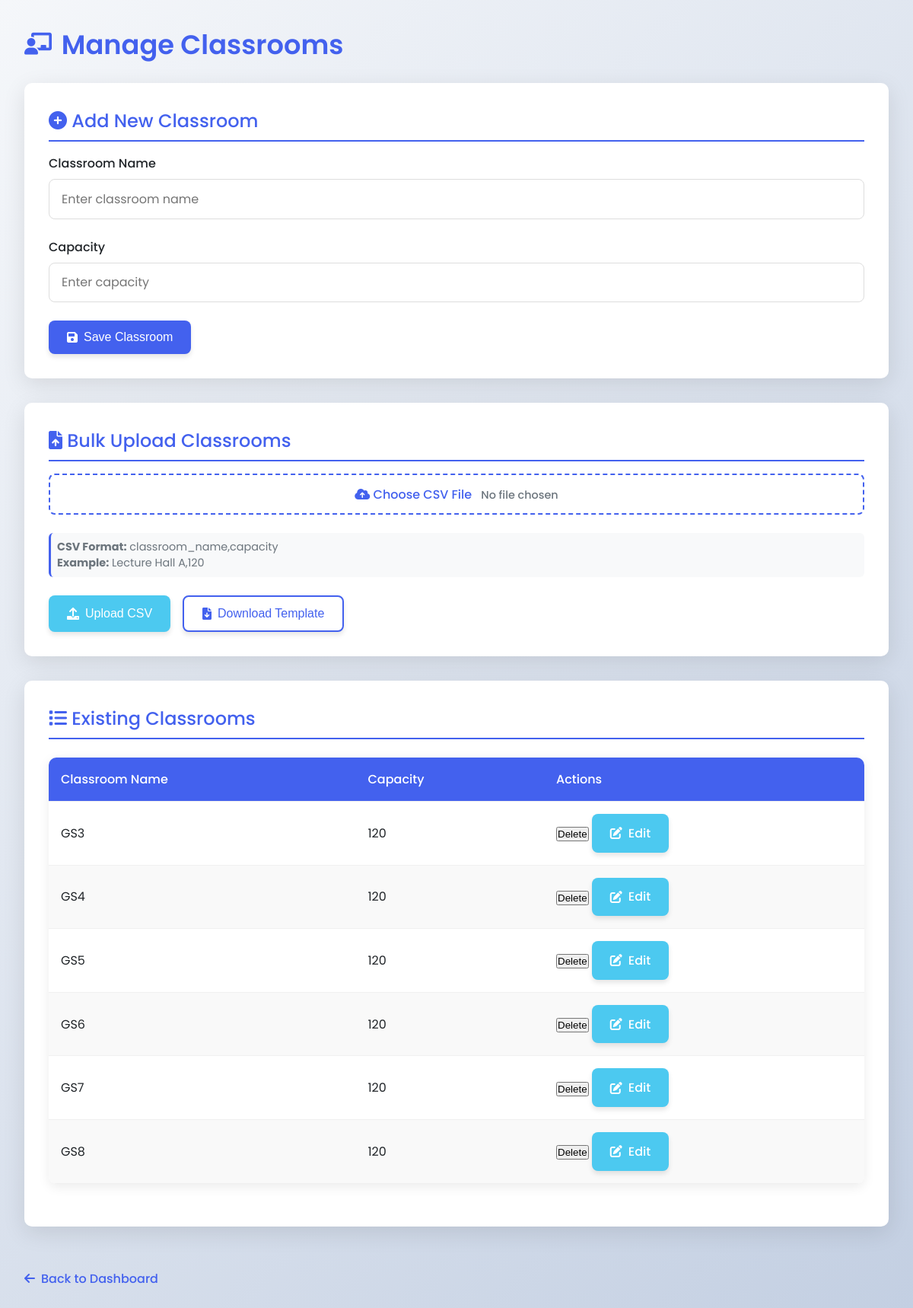
Screenshot of /classrooms/3 with the database file from the repository.
### app.py (models this page shows)
class Classroom(db.Model):
    id = db.Column(db.Integer, primary_key=True)
    name = db.Column(db.String(50), unique=True, nullable=False)
    capacity = db.Column(db.Integer, nullable=False)
    building_id = db.Column(db.Integer, db.ForeignKey('building.id'), nullable=False)

### app.py (the view, shortened to what this page needs)
@app.route('/classrooms/<int:idd>', methods=['GET', 'POST'])
def manage_classrooms(idd):
    classrooms = Classroom.query.filter_by(building_id=idd).all()
    return render_template('classrooms.html', classrooms=classrooms, idd=idd)

### templates/classrooms.html (shortened to what this page needs)
<!DOCTYPE html>
<html lang="en">
<head>
    <link rel="stylesheet" href="https://cdnjs.cloudflare.com/ajax/libs/font-awesome/6.0.0-beta3/css/all.min.css">
</head>
<body>
    <div class="container">
        <h1><i class="fas fa-chalkboard-teacher"></i> Manage Classrooms</h1>
        <div class="card">
            <h2><i class="fas fa-plus-circle"></i> Add New Classroom</h2>
            <form method="POST" enctype="multipart/form-data">
                <div class="form-group">
                    <label for="classroom_name">Classroom Name</label>
                    <input type="text" id="classroom_name" name="name" placeholder="Enter classroom name" required>
                </div>
                <div class="form-group">
                    <label for="classroom_capacity">Capacity</label>
                    <input type="number" id="classroom_capacity" name="capacity" placeholder="Enter capacity" min="1" required>
                </div>
                <div class="btn-group">
                    <button type="submit" class="btn btn-primary">
                        <i class="fas fa-save"></i> Save Classroom
                    </button>
                </div>
            </form>
        </div>
        <div class="card">
            <h2><i class="fas fa-file-upload"></i> Bulk Upload Classrooms</h2>
            <form method="POST" enctype="multipart/form-data">
                <div class="form-group">
                    <label for="file-upload" class="file-label">
                        <i class="fas fa-cloud-upload-alt"></i> Choose CSV File
                        <span id="file-chosen" class="file-name">No file chosen</span>
                    </label>
                    <div class="instructions">
                        <p><strong>CSV Format:</strong> classroom_name,capacity</p>
                        <p><strong>Example:</strong> Lecture Hall A,120</p>
                    </div>
                </div>
                <div class="btn-group">
                    <button type="submit" name="upload" value="file" class="btn btn-success">
                        <i class="fas fa-upload"></i> Upload CSV
                    </button>
                    <button type="button" onclick="downloadTemplate()" class="btn btn-secondary">
                        <i class="fas fa-file-download"></i> Download Template
                    </button>
                </div>
            </form>
        </div>
        <div class="card">
            <h2><i class="fas fa-list"></i> Existing Classrooms</h2>
            {% if classrooms %}
            <table>
                <thead>
                    <tr>
                        <th>Classroom Name</th>
                        <th>Capacity</th>
                        <th>Actions</th>
                    </tr>
                </thead>
                <tbody>
                    {% for classroom in classrooms %}
                    <tr>
                        <td>{{ classroom.name }}</td>
                        <td>{{ classroom.capacity }}</td>
                        <td>
                            <form action="{{ url_for('delete_classroom', id=classroom.id) }}" method="post" style="display:inline;">
                                <button type="submit" onclick="return confirm('Are you sure you want to delete {{ classroom.name }}?');">
                                Delete
                                </button>
                            </form>
                            <a href="{{ url_for('edit_classroom', id=classroom.id,idd=idd) }}"
                            class="btn btn-success">
                            <i class="fas fa-edit"></i> Edit
                            </a>
                        </td>
                    </tr>
                    {% endfor %}
                </tbody>
            </table>
            {% else %}
            <div style="text-align: center; padding: 2rem; color: var(--gray);">
                <i class="fas fa-chalkboard" style="font-size: 2rem; margin-bottom: 1rem;"></i>
                <p>No classrooms have been added yet. Add your first classroom above.</p>
            </div>
            {% endif %}
        </div>
        <a href="{{ url_for('index') }}" class="back-link">
            <i class="fas fa-arrow-left"></i> Back to Dashboard
        </a>
    </div>
</body>
</html>

### templates/classrooms.html (style rules this page uses)
:root { --primary: #4361ee; --primary-dark: #3a56d4; --secondary: #3f37c9; --light: #f8f9fa; --dark: #212529; --success: #4cc9f0; --danger: #f72585; --warning: #f8961e; --gray: #6c757d; }
* { margin: 0; padding: 0; box-sizing: border-box; }
body { font-family: 'Poppins', sans-serif; background: linear-gradient(135deg, #f5f7fa 0%, #c3cfe2 100%); min-height: 100vh; color: var(--dark); padding: 2rem; }
.container { max-width: 1200px; margin: 0 auto; }
h1 { font-size: 2.2rem; font-weight: 600; color: var(--primary); margin-bottom: 1.5rem; display: flex; align-items: center; gap: 0.8rem; }
h1 i { font-size: 1.8rem; }
h2 { font-size: 1.5rem; font-weight: 500; color: var(--primary); margin-bottom: 1rem; padding-bottom: 0.5rem; border-bottom: 2px solid var(--primary); }
.card { background-color: white; border-radius: 10px; padding: 2rem; box-shadow: 0 8px 30px rgba(0, 0, 0, 0.1); margin-bottom: 2rem; }
.form-group { margin-bottom: 1.5rem; }
label { display: block; margin-bottom: 0.5rem; font-weight: 500; color: var(--dark); }
input, select { width: 100%; padding: 0.8rem 1rem; border: 1px solid #ddd; border-radius: 8px; font-family: 'Poppins', sans-serif; font-size: 1rem; transition: all 0.3s ease; }
.btn { display: inline-flex; align-items: center; justify-content: center; padding: 0.8rem 1.5rem; border-radius: 8px; font-weight: 500; text-decoration: none; transition: all 0.3s ease; box-shadow: 0 4px 6px rgba(0, 0, 0, 0.1); border: none; cursor: pointer; font-size: 1rem; gap: 0.5rem; }
.btn-primary { background-color: var(--primary); color: white; }
.btn-secondary { background-color: white; color: var(--primary); border: 2px solid var(--primary); }
.btn-success { background-color: var(--success); color: white; }
.btn-group { display: flex; gap: 1rem; margin-top: 1rem; }
table { width: 100%; border-collapse: collapse; margin: 1.5rem 0; background-color: white; border-radius: 10px; overflow: hidden; box-shadow: 0 4px 15px rgba(0, 0, 0, 0.08); }
th, td { padding: 1rem; text-align: left; border-bottom: 1px solid #f0f0f0; }
th { background-color: var(--primary); color: white; font-weight: 500; }
tr:nth-child(even) { background-color: #f9f9f9; }
.instructions { font-size: 0.9rem; color: var(--gray); margin: 0.5rem 0; padding: 0.5rem; background-color: #f8f9fa; border-radius: 6px; border-left: 3px solid var(--primary); }
.file-label { display: inline-block; padding: 0.8rem 1.5rem; background-color: white; color: var(--primary); border: 2px dashed var(--primary); border-radius: 8px; cursor: pointer; transition: all 0.3s ease; text-align: center; margin-bottom: 1rem; width: 100%; }
.file-name { margin-left: 0.5rem; font-size: 0.9rem; color: var(--gray); }
.back-link { display: inline-flex; align-items: center; gap: 0.5rem; margin-top: 1.5rem; color: var(--primary); text-decoration: none; font-weight: 500; }

### rows the page displays
Classroom: name "GS3", capacity "120"
Classroom: name "GS4", capacity "120"
Classroom: name "GS5", capacity "120"
Classroom: name "GS6", capacity "120"
Classroom: name "GS7", capacity "120"
Classroom: name "GS8", capacity "120"
